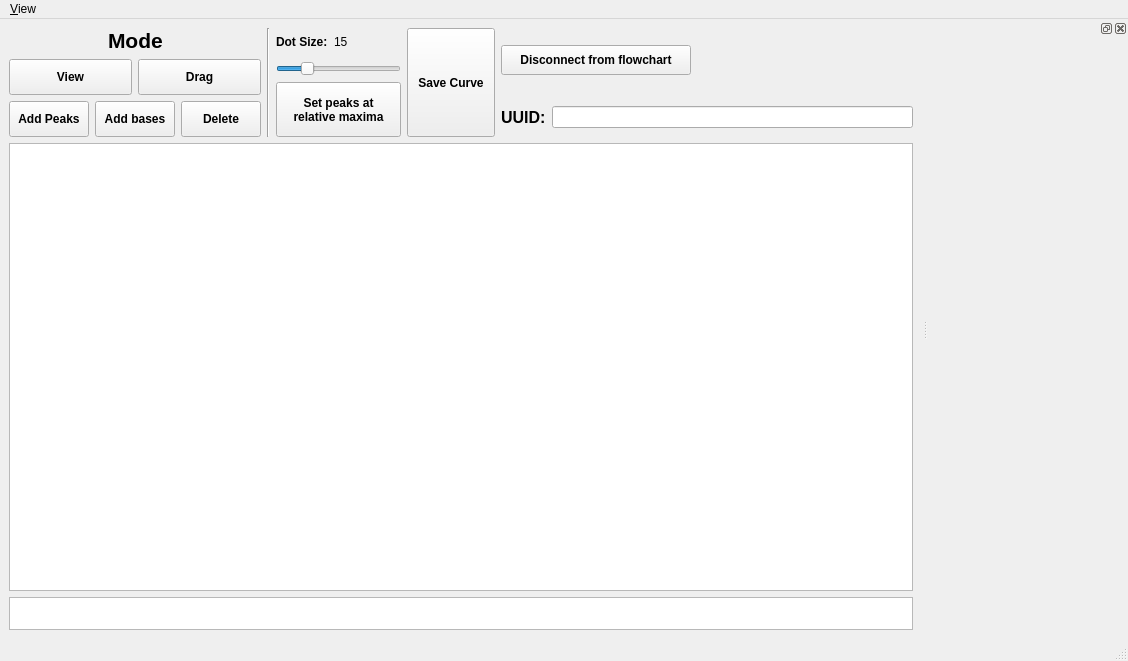
<?xml version="1.0" encoding="UTF-8"?>
<ui version="4.0">
 <class>MainWindow</class>
 <widget class="QMainWindow" name="MainWindow">
  <property name="geometry">
   <rect>
    <x>0</x>
    <y>0</y>
    <width>1128</width>
    <height>661</height>
   </rect>
  </property>
  <property name="windowTitle">
   <string>MainWindow</string>
  </property>
  <widget class="QWidget" name="centralwidget">
   <layout class="QGridLayout" name="gridLayout_2">
    <item row="0" column="0" rowspan="2">
     <layout class="QHBoxLayout" name="horizontalLayout_4">
      <item>
       <layout class="QVBoxLayout" name="verticalLayout">
        <item>
         <layout class="QHBoxLayout" name="horizontalLayout_3">
          <item>
           <spacer name="horizontalSpacer_3">
            <property name="orientation">
             <enum>Qt::Horizontal</enum>
            </property>
            <property name="sizeHint" stdset="0">
             <size>
              <width>40</width>
              <height>20</height>
             </size>
            </property>
           </spacer>
          </item>
          <item>
           <widget class="QLabel" name="label">
            <property name="minimumSize">
             <size>
              <width>0</width>
              <height>0</height>
             </size>
            </property>
            <property name="font">
             <font>
              <pointsize>16</pointsize>
              <weight>75</weight>
              <bold>true</bold>
             </font>
            </property>
            <property name="text">
             <string>Mode</string>
            </property>
           </widget>
          </item>
          <item>
           <spacer name="horizontalSpacer_4">
            <property name="orientation">
             <enum>Qt::Horizontal</enum>
            </property>
            <property name="sizeHint" stdset="0">
             <size>
              <width>40</width>
              <height>20</height>
             </size>
            </property>
           </spacer>
          </item>
         </layout>
        </item>
        <item>
         <layout class="QHBoxLayout" name="horizontalLayout">
          <item>
           <widget class="QPushButton" name="btnModeView">
            <property name="minimumSize">
             <size>
              <width>0</width>
              <height>36</height>
             </size>
            </property>
            <property name="font">
             <font>
              <weight>75</weight>
              <bold>true</bold>
             </font>
            </property>
            <property name="text">
             <string>View</string>
            </property>
            <property name="checkable">
             <bool>true</bool>
            </property>
           </widget>
          </item>
          <item>
           <widget class="QPushButton" name="btnModeDrag">
            <property name="minimumSize">
             <size>
              <width>0</width>
              <height>36</height>
             </size>
            </property>
            <property name="font">
             <font>
              <weight>75</weight>
              <bold>true</bold>
             </font>
            </property>
            <property name="text">
             <string>Drag</string>
            </property>
            <property name="checkable">
             <bool>true</bool>
            </property>
           </widget>
          </item>
         </layout>
        </item>
        <item>
         <layout class="QHBoxLayout" name="horizontalLayout_2">
          <item>
           <widget class="QPushButton" name="btnModeAddPeaks">
            <property name="minimumSize">
             <size>
              <width>0</width>
              <height>36</height>
             </size>
            </property>
            <property name="font">
             <font>
              <weight>75</weight>
              <bold>true</bold>
             </font>
            </property>
            <property name="text">
             <string>Add Peaks</string>
            </property>
            <property name="checkable">
             <bool>true</bool>
            </property>
           </widget>
          </item>
          <item>
           <widget class="QPushButton" name="btnModeAddBases">
            <property name="minimumSize">
             <size>
              <width>0</width>
              <height>36</height>
             </size>
            </property>
            <property name="font">
             <font>
              <weight>75</weight>
              <bold>true</bold>
             </font>
            </property>
            <property name="text">
             <string>Add bases</string>
            </property>
            <property name="checkable">
             <bool>true</bool>
            </property>
           </widget>
          </item>
          <item>
           <widget class="QPushButton" name="btnModeDelete">
            <property name="minimumSize">
             <size>
              <width>0</width>
              <height>36</height>
             </size>
            </property>
            <property name="font">
             <font>
              <weight>75</weight>
              <bold>true</bold>
             </font>
            </property>
            <property name="text">
             <string>Delete</string>
            </property>
            <property name="checkable">
             <bool>true</bool>
            </property>
           </widget>
          </item>
         </layout>
        </item>
       </layout>
      </item>
      <item>
       <widget class="Line" name="line">
        <property name="orientation">
         <enum>Qt::Vertical</enum>
        </property>
       </widget>
      </item>
      <item>
       <layout class="QVBoxLayout" name="verticalLayout_2">
        <item>
         <layout class="QGridLayout" name="gridLayout">
          <item row="0" column="0">
           <widget class="QLabel" name="label_3">
            <property name="font">
             <font>
              <weight>75</weight>
              <bold>true</bold>
             </font>
            </property>
            <property name="text">
             <string>Dot Size:</string>
            </property>
           </widget>
          </item>
          <item row="0" column="1">
           <widget class="QLabel" name="label_4">
            <property name="text">
             <string>15</string>
            </property>
           </widget>
          </item>
          <item row="0" column="2">
           <spacer name="horizontalSpacer">
            <property name="orientation">
             <enum>Qt::Horizontal</enum>
            </property>
            <property name="sizeHint" stdset="0">
             <size>
              <width>40</width>
              <height>20</height>
             </size>
            </property>
           </spacer>
          </item>
          <item row="1" column="0" colspan="3">
           <widget class="QSlider" name="sliderDotSize">
            <property name="minimum">
             <number>5</number>
            </property>
            <property name="maximum">
             <number>50</number>
            </property>
            <property name="singleStep">
             <number>5</number>
            </property>
            <property name="pageStep">
             <number>5</number>
            </property>
            <property name="value">
             <number>15</number>
            </property>
            <property name="orientation">
             <enum>Qt::Horizontal</enum>
            </property>
           </widget>
          </item>
         </layout>
        </item>
        <item>
         <widget class="QPushButton" name="btnSetPeaksAtRelativeMaxima">
          <property name="minimumSize">
           <size>
            <width>125</width>
            <height>55</height>
           </size>
          </property>
          <property name="font">
           <font>
            <weight>75</weight>
            <bold>true</bold>
           </font>
          </property>
          <property name="text">
           <string>Set peaks at
relative maxima</string>
          </property>
         </widget>
        </item>
       </layout>
      </item>
      <item>
       <widget class="QPushButton" name="btnSaveCurve">
        <property name="sizePolicy">
         <sizepolicy hsizetype="Fixed" vsizetype="Expanding">
          <horstretch>0</horstretch>
          <verstretch>0</verstretch>
         </sizepolicy>
        </property>
        <property name="minimumSize">
         <size>
          <width>88</width>
          <height>72</height>
         </size>
        </property>
        <property name="maximumSize">
         <size>
          <width>80</width>
          <height>126</height>
         </size>
        </property>
        <property name="font">
         <font>
          <weight>75</weight>
          <bold>true</bold>
         </font>
        </property>
        <property name="text">
         <string>Save Curve</string>
        </property>
       </widget>
      </item>
     </layout>
    </item>
    <item row="0" column="1">
     <widget class="QPushButton" name="btnDisconnectFromFlowchart">
      <property name="sizePolicy">
       <sizepolicy hsizetype="Fixed" vsizetype="Fixed">
        <horstretch>0</horstretch>
        <verstretch>0</verstretch>
       </sizepolicy>
      </property>
      <property name="minimumSize">
       <size>
        <width>190</width>
        <height>30</height>
       </size>
      </property>
      <property name="maximumSize">
       <size>
        <width>182</width>
        <height>30</height>
       </size>
      </property>
      <property name="font">
       <font>
        <weight>75</weight>
        <bold>true</bold>
       </font>
      </property>
      <property name="text">
       <string>Disconnect from flowchart</string>
      </property>
     </widget>
    </item>
    <item row="1" column="1">
     <layout class="QHBoxLayout" name="horizontalLayout_5">
      <item>
       <widget class="QLabel" name="label_2">
        <property name="font">
         <font>
          <pointsize>12</pointsize>
          <weight>75</weight>
          <bold>true</bold>
         </font>
        </property>
        <property name="text">
         <string>UUID:</string>
        </property>
       </widget>
      </item>
      <item>
       <widget class="QLineEdit" name="lineEdit">
        <property name="font">
         <font>
          <weight>75</weight>
          <bold>true</bold>
         </font>
        </property>
        <property name="readOnly">
         <bool>true</bool>
        </property>
       </widget>
      </item>
     </layout>
    </item>
    <item row="2" column="0" colspan="2">
     <widget class="PlotWidget" name="graphicsView"/>
    </item>
    <item row="3" column="0" colspan="2">
     <widget class="QListWidget" name="listwIndices">
      <property name="sizePolicy">
       <sizepolicy hsizetype="Expanding" vsizetype="Fixed">
        <horstretch>0</horstretch>
        <verstretch>0</verstretch>
       </sizepolicy>
      </property>
      <property name="minimumSize">
       <size>
        <width>0</width>
        <height>33</height>
       </size>
      </property>
      <property name="maximumSize">
       <size>
        <width>16777215</width>
        <height>33</height>
       </size>
      </property>
      <property name="showDropIndicator" stdset="0">
       <bool>false</bool>
      </property>
      <property name="defaultDropAction">
       <enum>Qt::IgnoreAction</enum>
      </property>
      <property name="selectionMode">
       <enum>QAbstractItemView::SingleSelection</enum>
      </property>
      <property name="flow">
       <enum>QListView::LeftToRight</enum>
      </property>
     </widget>
    </item>
   </layout>
  </widget>
  <widget class="QMenuBar" name="menubar">
   <property name="geometry">
    <rect>
     <x>0</x>
     <y>0</y>
     <width>1128</width>
     <height>30</height>
    </rect>
   </property>
   <widget class="QMenu" name="menuView">
    <property name="title">
     <string>&amp;View</string>
    </property>
    <addaction name="actionTransmissions_dock"/>
   </widget>
   <addaction name="menuView"/>
  </widget>
  <widget class="QStatusBar" name="statusbar"/>
  <widget class="QDockWidget" name="dockWidget">
   <property name="minimumSize">
    <size>
     <width>200</width>
     <height>50</height>
    </size>
   </property>
   <attribute name="dockWidgetArea">
    <number>2</number>
   </attribute>
   <widget class="QWidget" name="dockWidgetContents"/>
  </widget>
  <action name="actionUndo">
   <property name="text">
    <string>&amp;Undo</string>
   </property>
  </action>
  <action name="actionRedo">
   <property name="text">
    <string>&amp;Redo</string>
   </property>
  </action>
  <action name="actionTransmissions_dock">
   <property name="checkable">
    <bool>true</bool>
   </property>
   <property name="checked">
    <bool>true</bool>
   </property>
   <property name="text">
    <string>&amp;Transmissions dock</string>
   </property>
  </action>
 </widget>
 <customwidgets>
  <customwidget>
   <class>PlotWidget</class>
   <extends>QGraphicsView</extends>
   <header>pyqtgraphCore</header>
  </customwidget>
 </customwidgets>
 <tabstops>
  <tabstop>btnModeView</tabstop>
  <tabstop>btnModeDrag</tabstop>
  <tabstop>btnModeAddPeaks</tabstop>
  <tabstop>btnModeAddBases</tabstop>
  <tabstop>btnModeDelete</tabstop>
  <tabstop>sliderDotSize</tabstop>
  <tabstop>btnSetPeaksAtRelativeMaxima</tabstop>
  <tabstop>btnSaveCurve</tabstop>
  <tabstop>btnDisconnectFromFlowchart</tabstop>
  <tabstop>lineEdit</tabstop>
  <tabstop>graphicsView</tabstop>
  <tabstop>listwIndices</tabstop>
 </tabstops>
 <resources/>
 <connections>
  <connection>
   <sender>sliderDotSize</sender>
   <signal>valueChanged(int)</signal>
   <receiver>label_4</receiver>
   <slot>setNum(int)</slot>
   <hints>
    <hint type="sourcelabel">
     <x>720</x>
     <y>508</y>
    </hint>
    <hint type="destinationlabel">
     <x>630</x>
     <y>478</y>
    </hint>
   </hints>
  </connection>
  <connection>
   <sender>actionTransmissions_dock</sender>
   <signal>toggled(bool)</signal>
   <receiver>dockWidget</receiver>
   <slot>setVisible(bool)</slot>
   <hints>
    <hint type="sourcelabel">
     <x>-1</x>
     <y>-1</y>
    </hint>
    <hint type="destinationlabel">
     <x>893</x>
     <y>305</y>
    </hint>
   </hints>
  </connection>
 </connections>
</ui>
